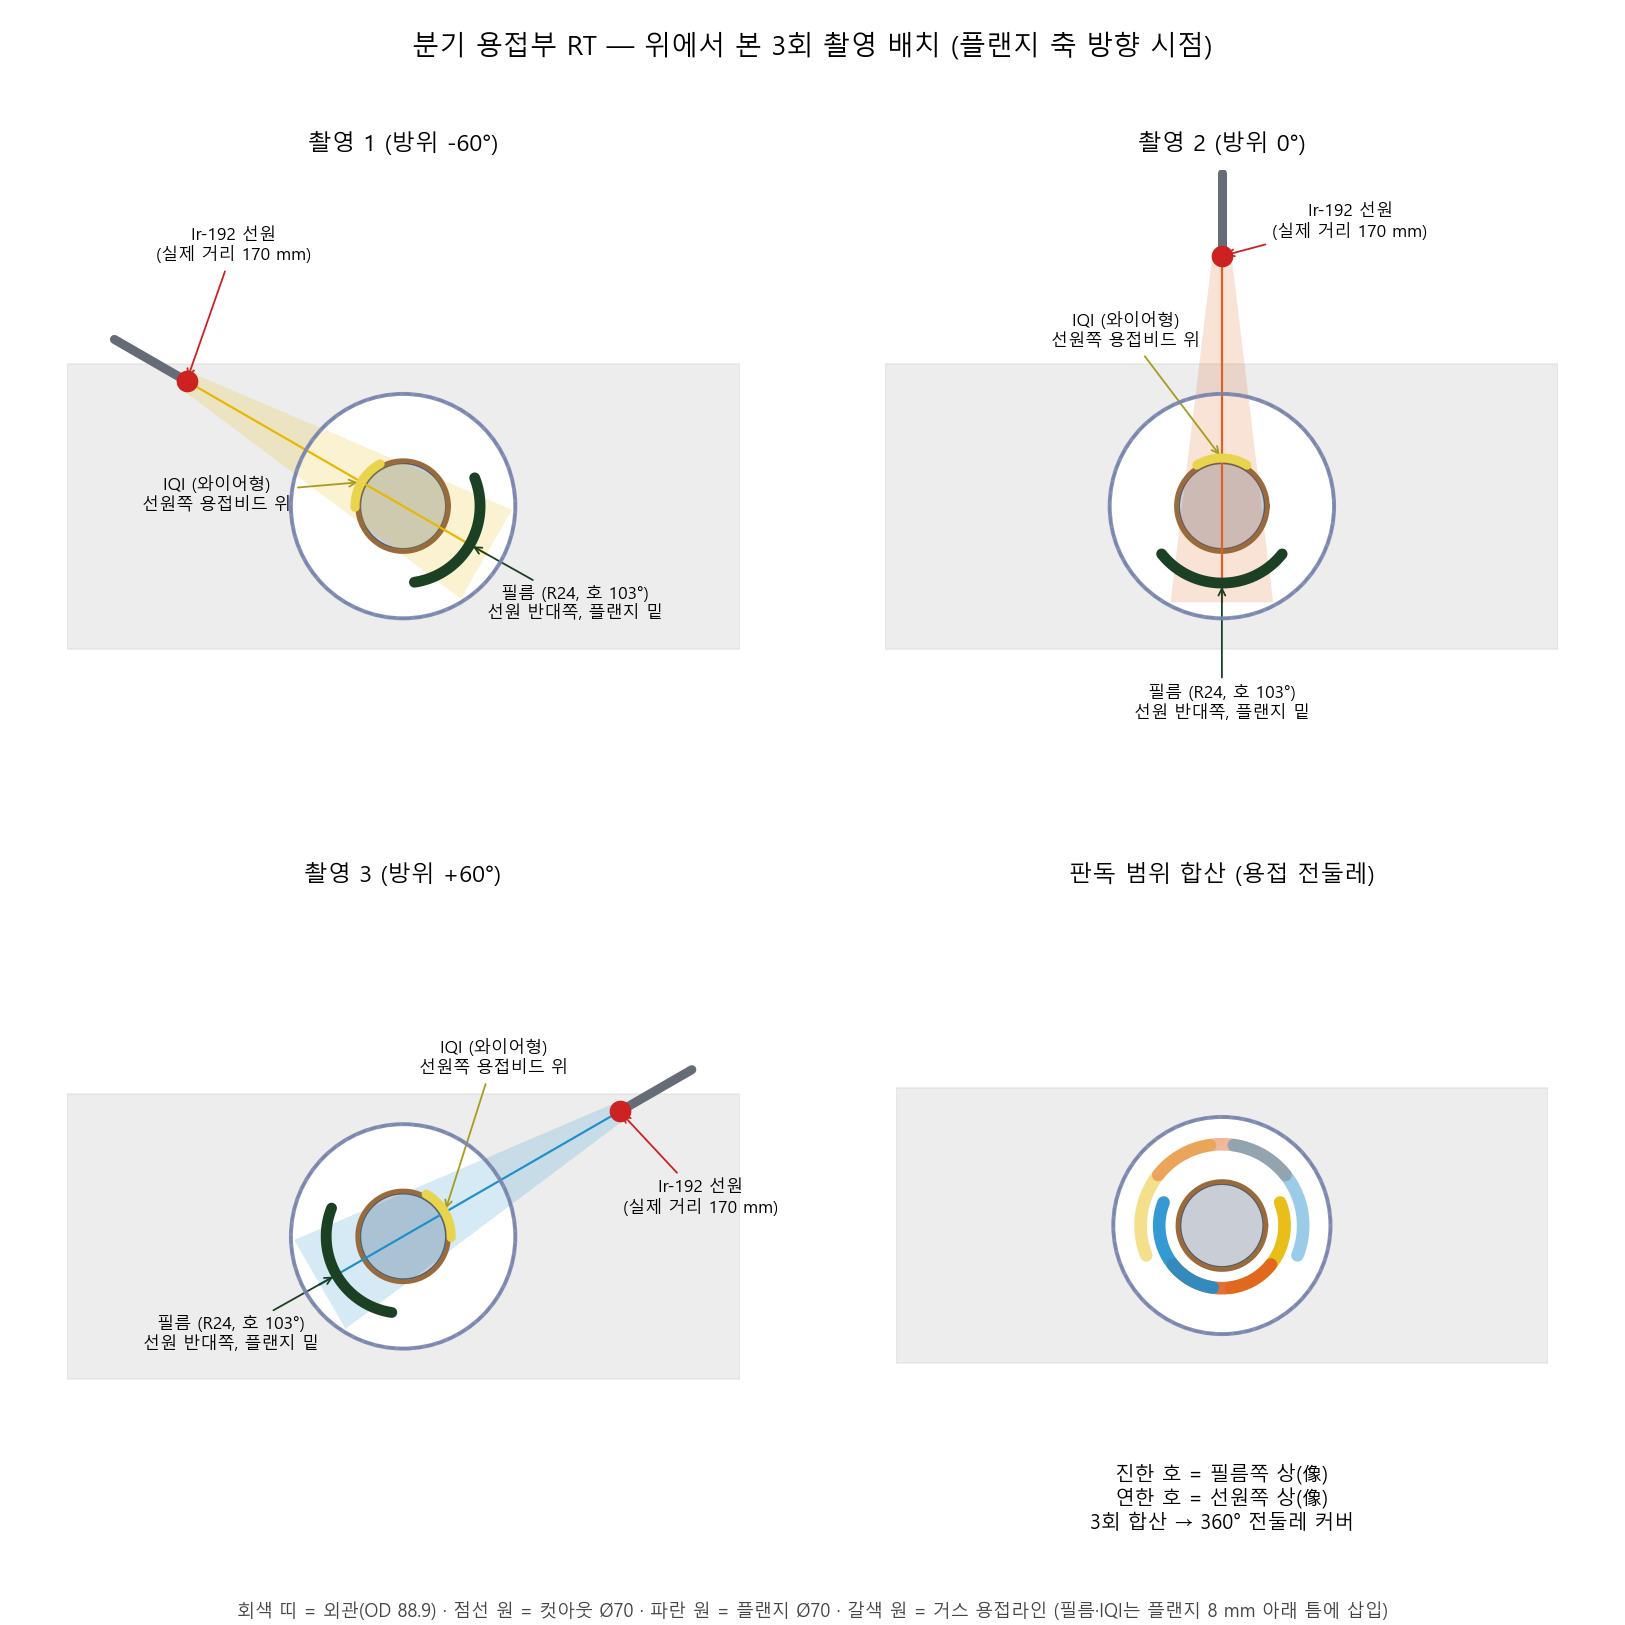

Write the Python code that produced this figure.
# -*- coding: utf-8 -*-
"""Top-view diagram of the 3 RT exposures (looking down the branch axis)."""
import numpy as np
import matplotlib
matplotlib.use("Agg")
import matplotlib.pyplot as plt
from matplotlib.patches import Circle, Polygon, FancyArrowPatch
import matplotlib.font_manager as fm

plt.rcParams["font.family"] = "Malgun Gothic"
plt.rcParams["axes.unicode_minus"] = False

# Geometry (top view: plot-x = pipe axis, plot-y = world z)
R_NECK = 13.35      # branch neck outer radius (OD 26.7)
R_WELD = 14.2       # weld bead
R_FILM = 24.0       # film strip radius (stand-off cassette)
R_IQI = 15.0        # IQI holder radius
R_CUT = 35.0        # outer pipe cutout (Ø70)
R_FLG = 35.0        # flange OD 70 -> overhangs to the cutout edge
PIPE_HW = 44.45     # outer pipe half width (OD 88.9)
SRC_D = 78.0        # source drawn closer than the real 170 mm (with note)

FILM_ARC = np.degrees(1.8)   # ~103 degrees
IQI_ARC = np.degrees(1.1)    # ~63 degrees

shots = [(-60, "#e6b800", "촬영 1 (방위 -60°)"),
         (0,   "#e06020", "촬영 2 (방위 0°)"),
         (60,  "#1f8fcc", "촬영 3 (방위 +60°)")]

def dirvec(az_deg):
    """Azimuth measured from +z (up in the plot), toward +x."""
    a = np.radians(az_deg)
    return np.array([np.sin(a), np.cos(a)])

def draw_arc(ax, r, center_az, span_deg, **kw):
    th = np.radians(90 - center_az + np.linspace(-span_deg / 2, span_deg / 2, 60))
    ax.plot(r * np.cos(th), r * np.sin(th), **kw)

def base_scene(ax):
    ax.axhspan(-PIPE_HW, PIPE_HW, color="#d8d8d8", alpha=0.45, zorder=0)
    ax.add_patch(Circle((0, 0), R_CUT, fc="white", ec="#888888",
                        lw=1.2, ls="--", zorder=1))
    ax.add_patch(Circle((0, 0), R_FLG, fc="none", ec="#7a86b0",
                        lw=2.2, alpha=0.9, zorder=4))
    ax.add_patch(Circle((0, 0), R_NECK, fc="#c9ced6", ec="#555c66",
                        lw=1.0, zorder=2))
    th = np.linspace(0, 2 * np.pi, 100)
    ax.plot(R_WELD * np.cos(th), R_WELD * np.sin(th),
            color="#9a6a3a", lw=2.5, zorder=3)

for fig_i in range(1):
    fig, axes = plt.subplots(2, 2, figsize=(12.5, 12.5))

for (az, color, title), ax in zip(shots, axes.flat[:3]):
    base_scene(ax)
    d = dirvec(az)
    n = np.array([-d[1], d[0]])           # perpendicular
    src = d * SRC_D

    # collimated beam (16 mm half width at the film side)
    far = -d * (R_FILM + 6)
    beam = Polygon([src + n * 3, src - n * 3,
                    far - n * 16, far + n * 16],
                   closed=True, fc=color, alpha=0.18, ec="none", zorder=2)
    ax.add_patch(beam)
    ax.plot([src[0], far[0]], [src[1], far[1]], color=color, lw=1.2, zorder=3)

    # source capsule + guide tube
    ax.plot(*src, "o", ms=11, color="#cc2222", zorder=6)
    tube_end = d * (SRC_D + 26)
    ax.plot([src[0], tube_end[0]], [src[1], tube_end[1]],
            color="#666c77", lw=5, solid_capstyle="round", zorder=5)

    # film: 103deg arc at R20, centered OPPOSITE the source
    draw_arc(ax, R_FILM, az + 180, FILM_ARC, color="#1c4023", lw=6,
             solid_capstyle="round", zorder=5)
    # IQI: 63deg arc at R15, on the SOURCE side, wrapped on the weld
    draw_arc(ax, R_IQI, az, IQI_ARC, color="#e8d44d", lw=5,
             solid_capstyle="round", zorder=6)

    # labels
    fdir = dirvec(az + 180)
    ax.annotate("필름 (R24, 호 103°)\n선원 반대쪽, 플랜지 밑",
                xy=fdir * R_FILM, xytext=fdir * 62 + np.array([0, -4]),
                ha="center", fontsize=9.5,
                arrowprops=dict(arrowstyle="->", color="#1c4023"))
    idir = dirvec(az)
    ax.annotate("IQI (와이어형)\n선원쪽 용접비드 위",
                xy=idir * R_IQI, xytext=idir * 50 + n * 30,
                ha="center", fontsize=9.5,
                arrowprops=dict(arrowstyle="->", color="#a89b20"))
    ax.annotate("Ir-192 선원\n(실제 거리 170 mm)",
                xy=src, xytext=src + n * (-40) + d * 6,
                ha="center", fontsize=9.5,
                arrowprops=dict(arrowstyle="->", color="#cc2222"))

    ax.set_title(title, fontsize=13, pad=10)
    ax.set_xlim(-105, 105); ax.set_ylim(-105, 105)
    ax.set_aspect("equal"); ax.axis("off")

# 4th panel: combined circumferential coverage on the weld
ax = axes.flat[3]
base_scene(ax)
for az, color, _ in shots:
    # film-side image arc (bottom ellipse) and source-side image arc (top ellipse)
    draw_arc(ax, R_WELD + 6, az + 180, FILM_ARC, color=color, lw=7,
             alpha=0.9, solid_capstyle="round")
    draw_arc(ax, R_WELD + 12, az, FILM_ARC, color=color, lw=7,
             alpha=0.45, solid_capstyle="round")
ax.annotate("진한 호 = 필름쪽 상(像)\n연한 호 = 선원쪽 상(像)\n3회 합산 → 360° 전둘레 커버",
            xy=(0, -98), ha="center", fontsize=11)
ax.set_title("판독 범위 합산 (용접 전둘레)", fontsize=13, pad=10)
ax.set_xlim(-105, 105); ax.set_ylim(-112, 105)
ax.set_aspect("equal"); ax.axis("off")

fig.suptitle("분기 용접부 RT — 위에서 본 3회 촬영 배치 (플랜지 축 방향 시점)",
             fontsize=15, y=0.98)
fig.text(0.5, 0.005,
         "회색 띠 = 외관(OD 88.9) · 점선 원 = 컷아웃 Ø70 · 파란 원 = 플랜지 Ø70 · "
         "갈색 원 = 거스 용접라인 (필름·IQI는 플랜지 8 mm 아래 틈에 삽입)",
         ha="center", fontsize=10, color="#444444")
fig.tight_layout(rect=[0, 0.02, 1, 0.96])
fig.savefig("rt_topview.png", dpi=130)
print("saved rt_topview.png")
